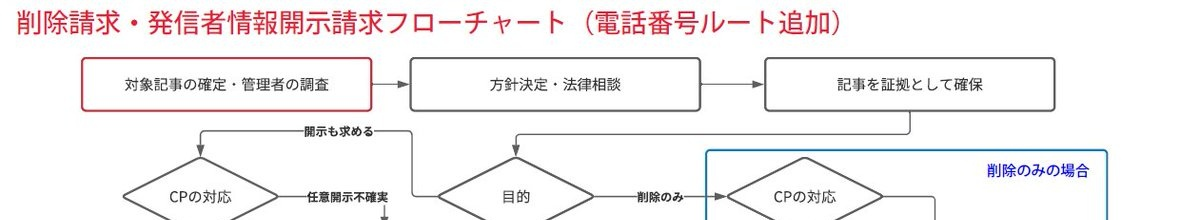
#> input picture samples/crop_0_0.jpg, 1200 x 220 px
$ python img_invert.py ../../../../samples/crop_0_0.jpg
#> lines starting #> are read from the running program, lines starting #| are printed output that depends on the picture
### .claude/skills/flowchart-to-mermaid/scripts/img_utils.py
"""共通ユーティリティ: 出力パス生成、画像読み込み/保存"""

import argparse
from pathlib import Path
from PIL import Image


def make_output_path(input_path: str, output_path: str | None, suffix: str = "_processed") -> Path:
    """出力パスを生成する。-o 未指定なら入力ファイル名に suffix を付加。"""
    if output_path:
        return Path(output_path)
    p = Path(input_path)
    return p.parent / f"{p.stem}{suffix}{p.suffix}"


def load_image(path: str) -> Image.Image:
    """画像を読み込んで返す。"""
#> called with path = '../../../../samples/crop_0_0.jpg'
    img = Image.open(path)
#> img is the input picture: PIL image 1200x220 RGB; mean R, G, B 243.5, 240.3, 241.2
    img.load()  # lazy loading を強制解決
    return img


def save_image(img: Image.Image, path: Path, quality: int = 95) -> None:
    """画像を保存してパスを表示する。"""
    path.parent.mkdir(parents=True, exist_ok=True)
    save_kwargs = {}
    if path.suffix.lower() in (".jpg", ".jpeg"):
        save_kwargs["quality"] = quality
    img.save(str(path), **save_kwargs)
    print(f"✅ Saved: {path}  ({img.size[0]}x{img.size[1]}, {img.mode})")


def base_argparser(description: str) -> argparse.ArgumentParser:
    """全スクリプト共通の引数パーサーを返す。"""
    parser = argparse.ArgumentParser(description=description)
    parser.add_argument("input", help="入力画像パス")
    parser.add_argument("-o", "--output", default=None, help="出力画像パス (省略時: 自動生成)")
    return parser

### .claude/skills/flowchart-to-mermaid/scripts/img_invert.py
#!/usr/bin/env python3
"""画像の色を反転する。白黒反転やグレースケール反転に対応。

Usage:
    python img_invert.py <input> [OPTIONS]

Options:
    --grayscale     グレースケールに変換してから反転
    -o, --output    出力パス

Examples:
    python img_invert.py dark_chart.png
    python img_invert.py chart.png --grayscale -o chart_inverted.png
"""

from img_utils import base_argparser, load_image, save_image, make_output_path
from PIL import Image, ImageOps


def main():
    parser = base_argparser("画像の色を反転する")
    parser.add_argument("--grayscale", action="store_true", help="グレースケール変換してから反転")
    args = parser.parse_args()

    img = load_image(args.input)
    steps = []

    # グレースケール変換
    if args.grayscale:
        img = img.convert("L")
        steps.append("grayscale")

    # RGBA の場合、アルファチャネルを保持して RGB だけ反転
    if img.mode == "RGBA":
        r, g, b, a = img.split()
        rgb = Image.merge("RGB", (r, g, b))
        inverted_rgb = ImageOps.invert(rgb)
        result = Image.merge("RGBA", (*inverted_rgb.split(), a))
        steps.append("invert (RGB, alpha preserved)")
    elif img.mode == "P":
        # パレットモードは RGB に変換してから反転
        img = img.convert("RGB")
        result = ImageOps.invert(img)
        steps.append("invert (palette→RGB)")
    else:
        result = ImageOps.invert(img)
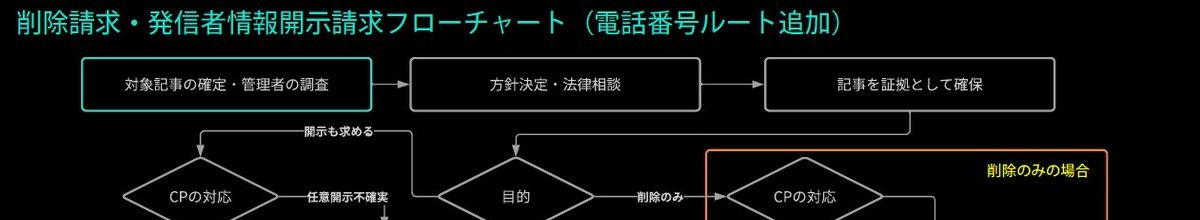
#> result: PIL image 1200x220 RGB; mean R, G, B 11.5, 14.7, 13.8
        steps.append("invert")

    print(f"🔄 Applied: {' → '.join(steps)}")

    out = make_output_path(args.input, args.output, "_inverted")
    save_image(result, out)
#| ✅ Saved: ../../../../samples/crop_0_0_inverted.jpg  (1200x220, RGB)


if __name__ == "__main__":
    main()

$ run again, on samples/crop_0_420.jpg
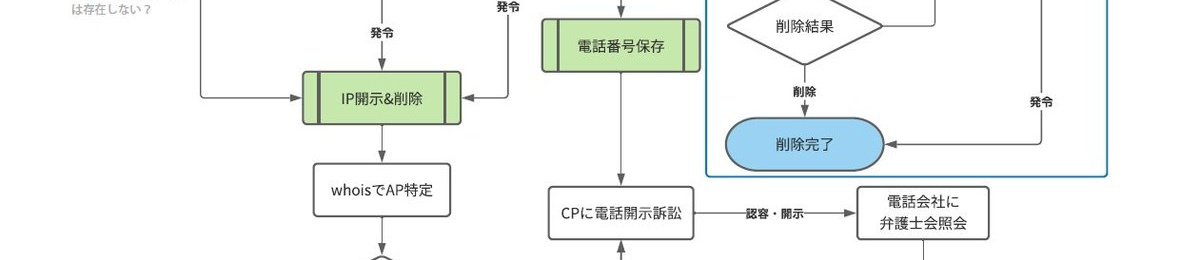
#> input picture samples/crop_0_420.jpg, 1200 x 260 px
#> in load_image, img is the input picture: PIL image 1200x260 RGB; mean R, G, B 241.8, 245.1, 243.3
#> in main, `result = ImageOps.invert(img)`:
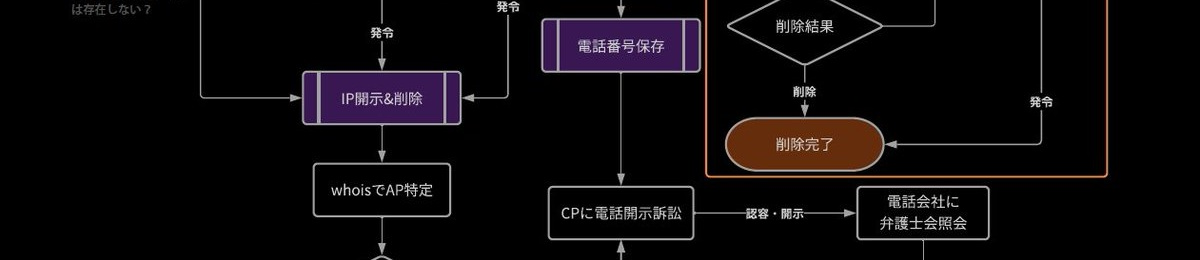
#> result: PIL image 1200x260 RGB; mean R, G, B 13.2, 9.9, 11.7
#| ✅ Saved: ../../../../samples/crop_0_420_inverted.jpg  (1200x260, RGB)

$ run again, on samples/crop_0_429.jpg
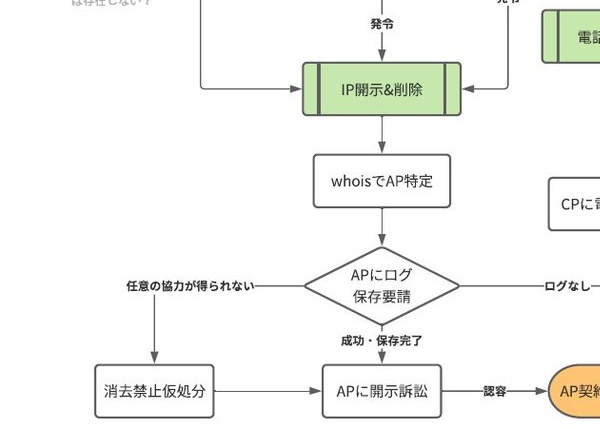
#> input picture samples/crop_0_429.jpg, 600 x 429 px
#> in load_image, img is the input picture: PIL image 600x429 RGB; mean R, G, B 245.1, 245.9, 243
#> in main, `result = ImageOps.invert(img)`:
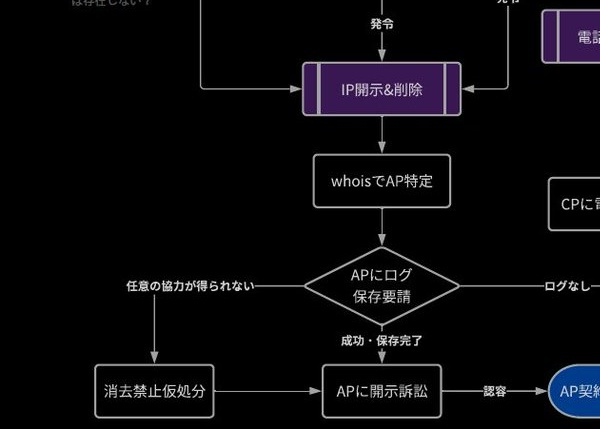
#> result: PIL image 600x429 RGB; mean R, G, B 9.9, 9.1, 12
#| ✅ Saved: ../../../../samples/crop_0_429_inverted.jpg  (600x429, RGB)

$ run again, on samples/crop_0_650.jpg
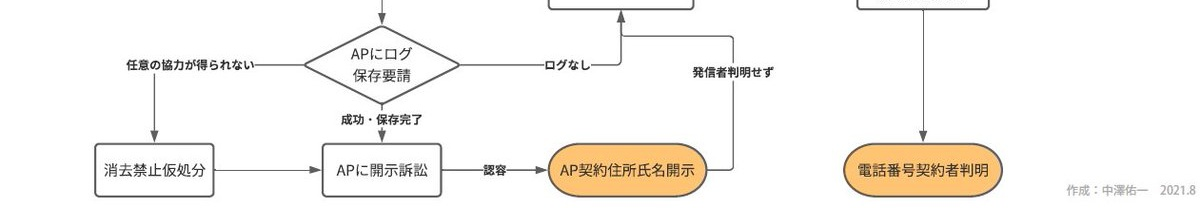
#> input picture samples/crop_0_650.jpg, 1200 x 208 px
#> in load_image, img is the input picture: PIL image 1200x208 RGB; mean R, G, B 247.1, 244, 239.8
#> in main, `result = ImageOps.invert(img)`:
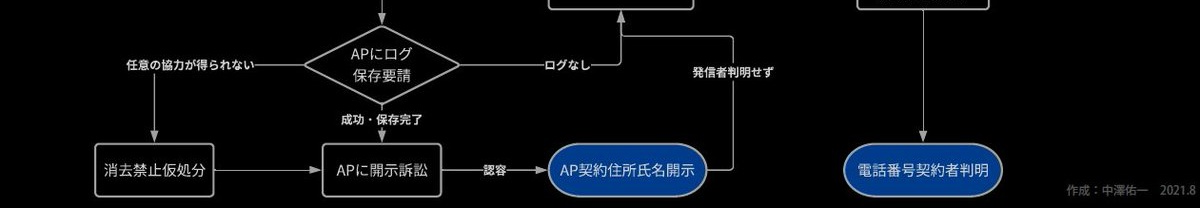
#> result: PIL image 1200x208 RGB; mean R, G, B 7.9, 11, 15.2
#| ✅ Saved: ../../../../samples/crop_0_650_inverted.jpg  (1200x208, RGB)
